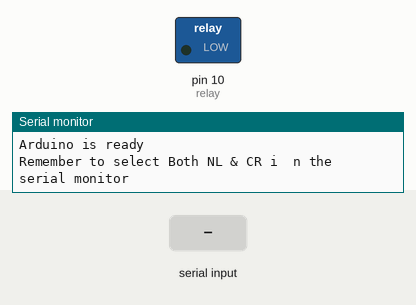
The sketch below on a simulated Arduino Nano, built with avr-gcc and run on an emulated ATmega328P. Parts: switched loads named in the sketch (green lamp = pin HIGH), the last lines printed to the serial monitor. Inputs (shaded band) come from the test bench.

Above: at 2.3 s.
2.4 s: "off" received over the second serial link
At 3.7 s:
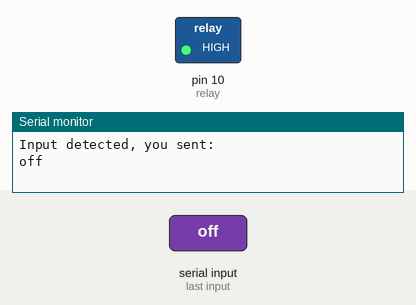
4.0 s: "on" received over the second serial link
At 4.4 s:
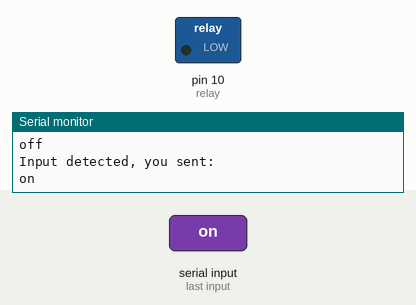
Timing chart, 0 to 7.0 s (numbered marks = the images above; inputs shaded):
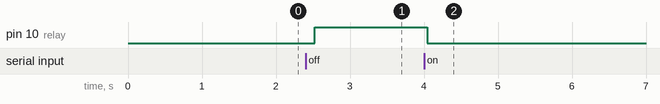

The sketch:

arduino_bluetooth.ino
```cpp
/*
NSAC - Near Space Arduino Course
Spring 2017
UPC Space Program


Code to show serial data treatment based in a non-interrupt software
*/


#include <SoftwareSerial.h>
SoftwareSerial BTserial(2, 3); // Rx and Tx of your Arduino

char c[100];
int i = 0;
int relay = 10;
bool input = false;
void setup()
{
  Serial.begin(9600);
  Serial.println("Arduino is ready");
  Serial.println("Remember to select Both NL & CR i  n the serial monitor");
  BTserial.begin(9600);
  pinMode(relay, OUTPUT);


}
void loop()
{
    delay(500);
    if (BTserial.available()){
    input = true;
    while(BTserial.available()){
      c[i] = BTserial.read();
      i++;
      }
}

 if(input){

 // We write through our Arduino Serial port (USB connected) what we sent.
 Serial.println("Input detected, you sent:");
 Serial.println(c);

 // We write to out mobile phone
 BTserial.print("You sent: ");
 BTserial.println(c);

 //We see what can we do with our data
 if(!strcmp(c,"on")){
  //do something
  digitalWrite(relay, LOW);
  }
  else if (!strcmp(c,"off")) {
    digitalWrite(relay, HIGH);
  }
 //reset variables
 input = false;
 i = 0;
 memset(c,0, sizeof(c));
 }
}
```

Measured:
- after the input at 2.4 s, pin 10 (relay): LOW → HIGH after 0.13 s
- after the input at 4.0 s, pin 10 (relay): HIGH → LOW at once
